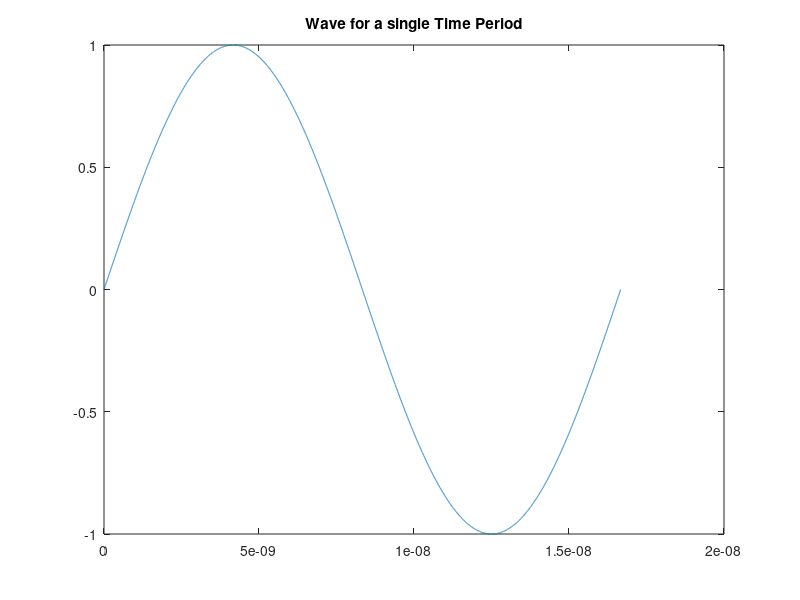
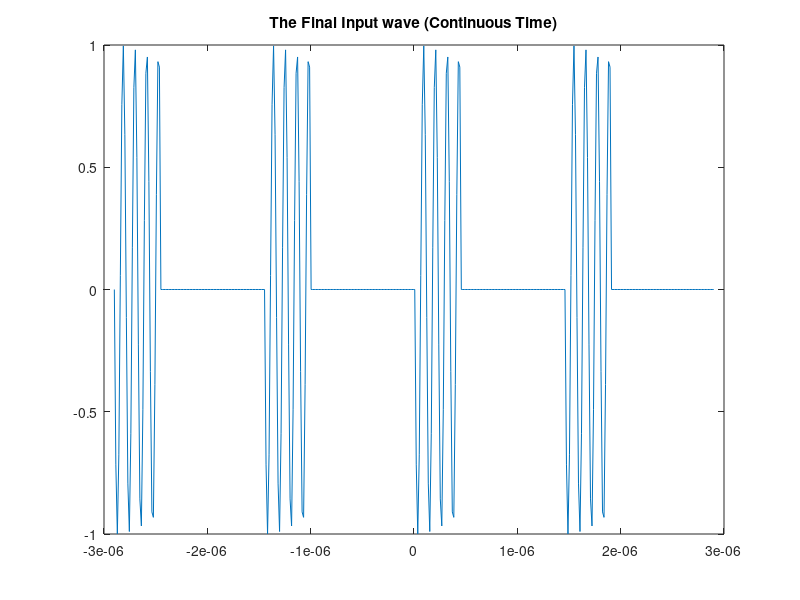
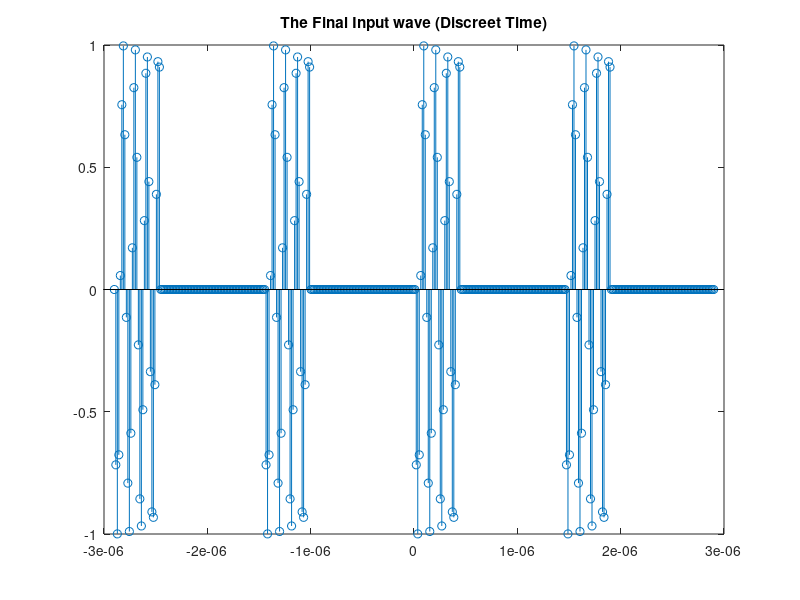
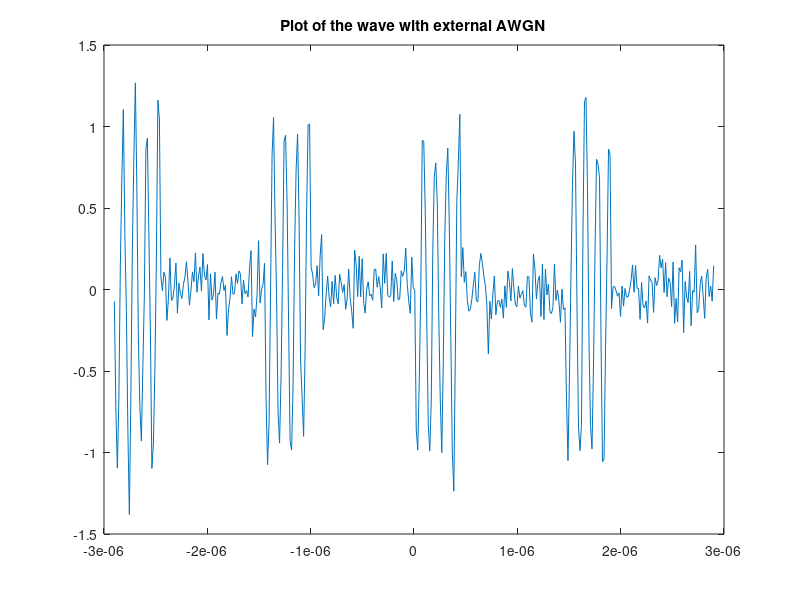

Recreate these plots in MATLAB, in order. (Note: this script raises an error after producing the figures.)
%Neelabhro Roy
%SNS PROJECT
clear all;
close all;
clc;

% Add extra code for Bandpass filter, Low pass etc.
%Add AWGN and analyse results
f=( 60.*(10^(6)) );
%For the normal input wave of frequency 60MHz
%f=( 60.*(10^(6)) )./ ( 100.*(10^(6)) ) ;                     
% Sampled wave at 100 MHz
t=0:(10^(-8)):0.05;

y=@(t)sin(2*pi*f*t);            
% Making the wave a sine function

d1=0.45*(10^(-6));              
% Time duration for which the wave has non zero amplitude
t=1.45*(10^(-6));               
% Time period (Total time for which a single wave exists) for the whole wave  
fs = 10^8;
x2=0:0.000000000001:1./f;

f=@(x)[y(x).*(0<=x & x<d1)+0.*(d1<=x & x<t)];       
% Division of the wave as per the desired time intervals
pfx2=f(x2);
plot(x2,pfx2);
title('Wave for a single Time Period');
figure;

intvl2=[-2*t 2*t];
z2=linspace(0,t-0.00000001);
fx2 = repmat(f(z2),1,diff(intvl2)/t);               
% Repeats the copies of the arrays for the single wave (generated) to be repeated and appear as a complete wave with multiple clock cycles

x3 = linspace(intvl2(1),intvl2(2),length(fx2));
plot(x3,fx2);
title('The Final Input wave (Continuous Time)');
figure;

stem(x3,fx2);
title('The Final Input wave (Discreet Time)');
% The final input wave or the sampled wave
figure;

%Gaussian White Noise is added to the input signal
N0 = awgn(fx2,10,'measured');
plot(x3,N0);
title(' Plot of the wave with external AWGN ');
figure;



F = fft(fx2);
stem(1./x3,abs(F));
title('Fourier Transform of the Sampled Signal');
figure;

stem(x3,abs(F));
title('Magnitude spectrum of Fourier Transform');
figure;

fc = 40.*(10^(6));

I0 = F .* cos((2.*(pi).*fc).*t); 
plot(1./x3,I0);
title('Wave obtained on multiplying the fft with cos(fc*t), in the frequency domain');
figure;

Q0 = F .* sin((2.*(pi).*fc).*t);
plot(1./x3,Q0);
title('Wave obtained on multiplying the fft with sin(fc*t), in the frequency domain');

%In the following steps we are designing an FIR Filter, through which we
%are going to pass the waves we obtain on getting the sine and cosine
%products of the Fourier Transformed Sampled Sine wave

d = fdesign.lowpass('Fp,Fst,Ap,Ast',0.1,0.15,1,60);
% We are setting the Passband Frequency at 10 MHz and the Stopband
% frequency at 15 MHz and thus, the input arguments of 0.1 and 0.15 in
% lowpass object
designmethods(d);
f = design(d, 'ellip');  
%fvtool(f)   ;                   
Q = filter(f,Q0);
I = filter(f,I0);
stem(1./x3,I);
title('Plot of the fft* with sin wave obtained after filtering, in the frequency domain');
figure;

K = ((I).^2 + (Q).^2);
K1 = log(K);
stem(x3,K); 
title('Plot of the sum of sqaures of the waves obtained after filtering (I^2 + Q^2');
figure;
plot(x3,K1);
dtr;l342    q4fqwwwwwwfgwwqgggbbgvvggvgbvb title('Plot of log of the sum of sqaures of the waves obtained after filtering log(I^2 + Q^2');
